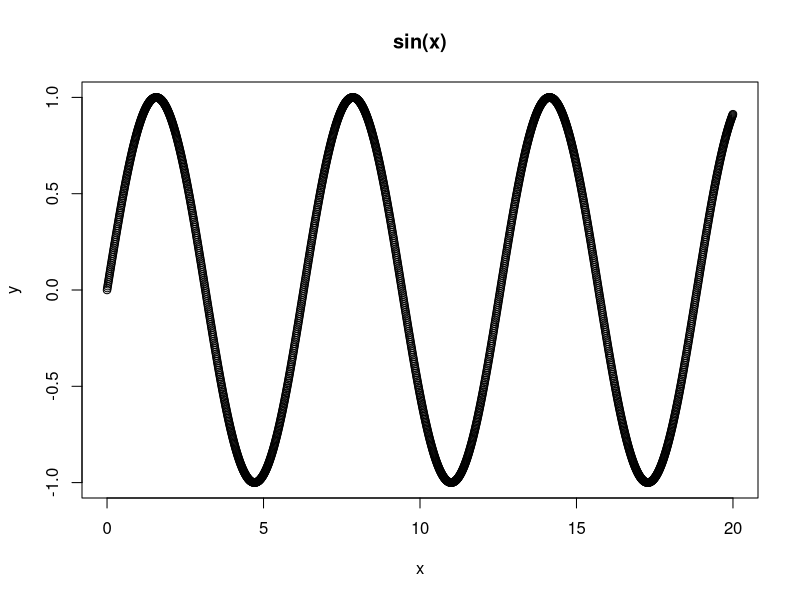

R code for this plot:
## ---- chunk 1
animal <- c('snake', 'ostrich', 'cat', 'spider') 
nums_leg <- c(0, 2, 4, 8)

animal_df <- data.frame(animal, nums_leg)
## ---- chunk 2
print(animal_df)
## ---- chunk 3
x_vect <- seq(12, 2, -2)

## ---- chunk 4
X <- matrix(x_vect, 2, 3)
## ---- chunk 5
Y <- matrix(seq(1,4,1), 2, 2)
## ---- chunk 6
Z <- matrix(seq(4,10,2), 2, 2) 
## ---- chunk 7
YT <- t(Y)
ZT <- t(Z)
## ---- chunk 8
sum1 <- Y+Z
sum2 <- Z+Y
## ---- chunk 9
mul1 <- Y%*%Z
mul2 <- Z%*%Y
#mul3 <- Y*X
## ---- chunk 10
res <- Y %*% X
## ---- chunk 11
res2 <- Y*Z
res3 <- Z*Y
## ---- chunk 12
Y_1 <- solve(Y)
check <- Y_1 %*% Y
Y_1X <- Y_1 %*% X
## ---- chunk 13
Y_1X_2 <- solve(Y, X)
## ---- chunk 14
myFirstRFunc <- function(n){
  "
  argument: n ---> number
  function: output the sum of those numbers strictly below n which are divisible by either 2 or 7 or both
  "
  
  sum <- 0
  iter <- 2
  while(iter<n){
    if(iter %% 7 == 0){
      iter <- iter+2
      next
    }

    sum <- sum + iter
    print(iter)
    iter <- iter + 2
    
  }
  iter <- 7
  while(iter < n){
    sum <- sum + iter
    print(iter)
    iter <- iter + 7

  }
  
  return(sum)
}

print(myFirstRFunc(15))
## ---- chunk 15
# define a vector x
x <- seq(0, 20, 0.01)

# define a vector y which equals sin(x)
y <- sin(x)

# create a data frame sin_df
sin_df <- data.frame(x = x,sinx = y)

# inspect first few rows
head(sin_df, 5)

# plot sin_df
plot(x, y, main = "sin(x)")
